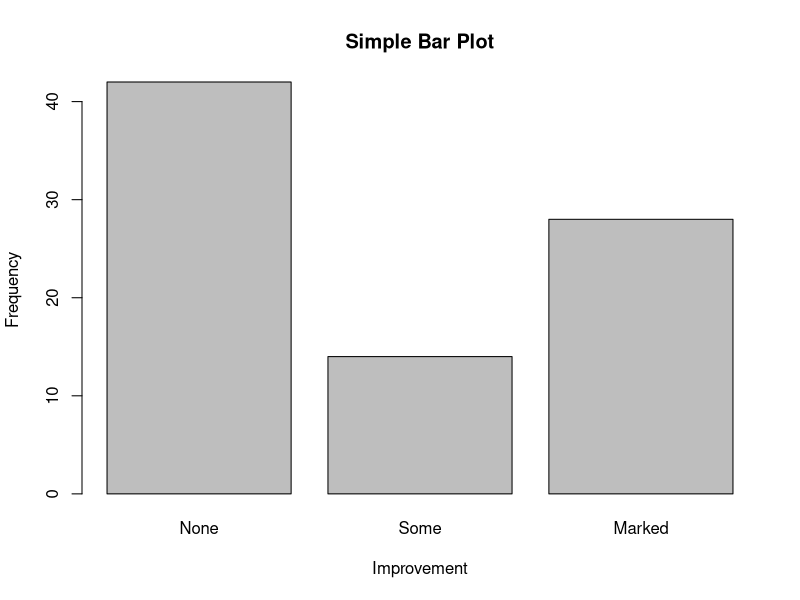
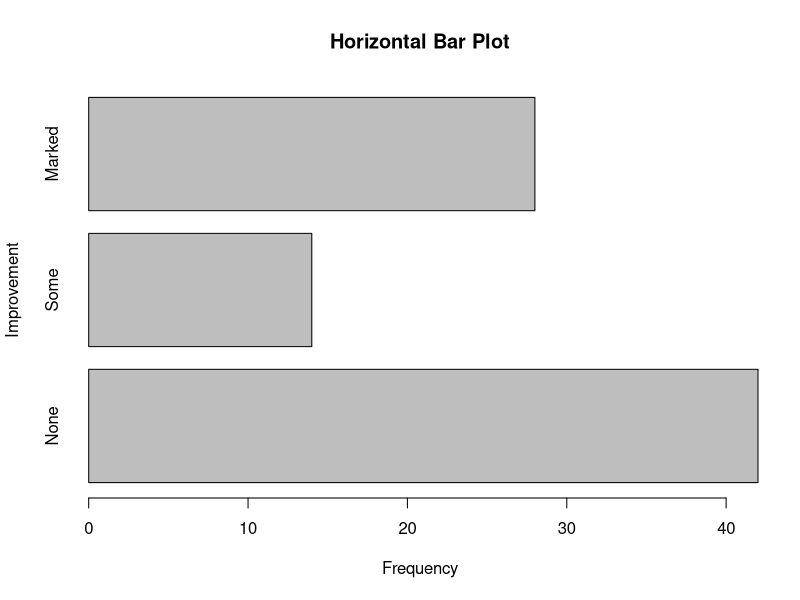
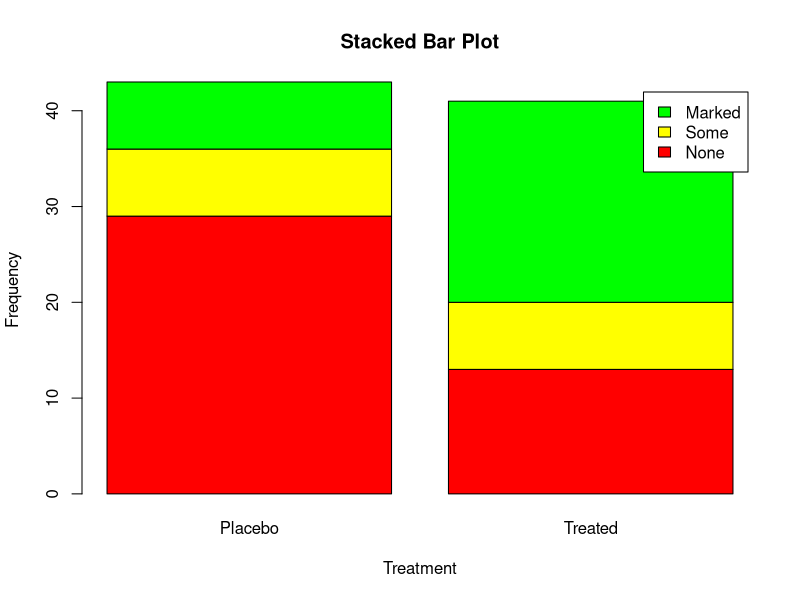
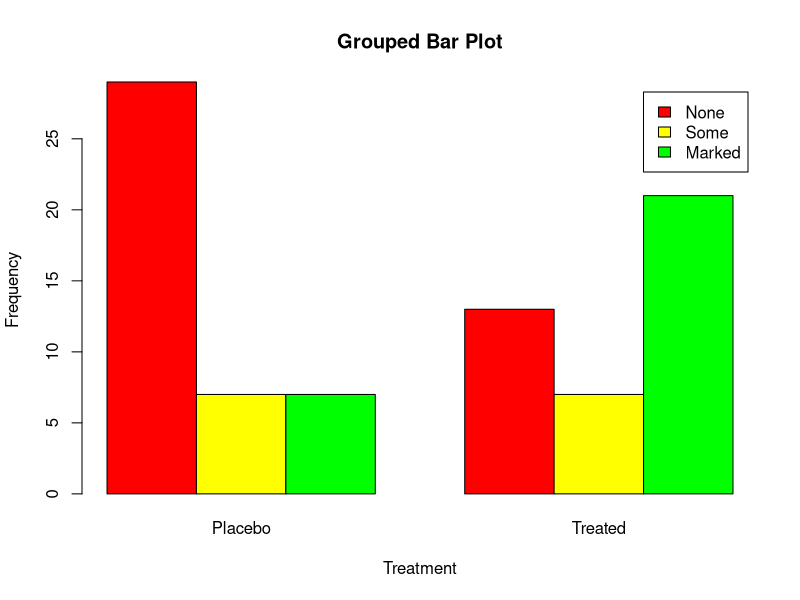
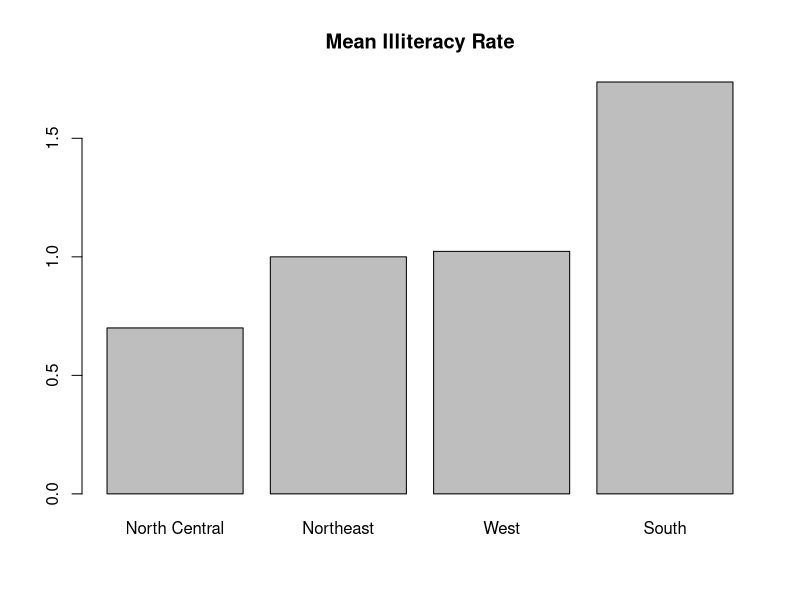
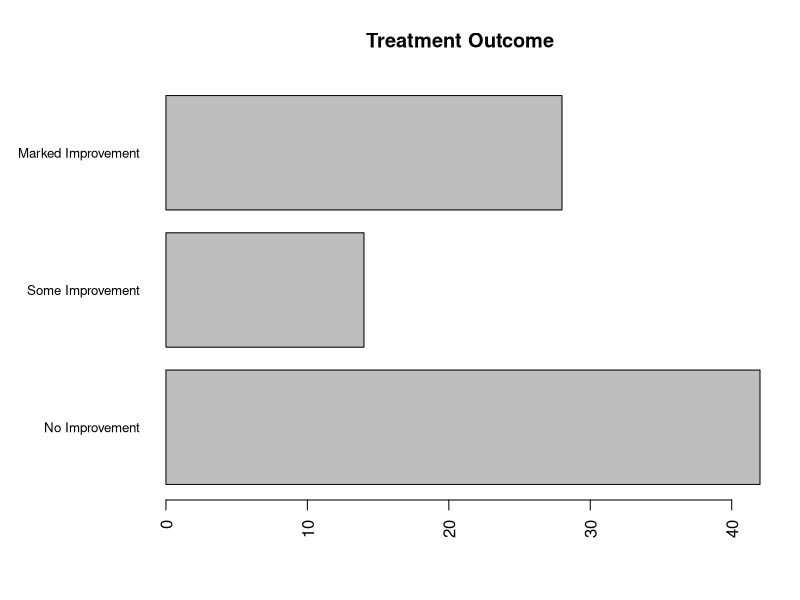
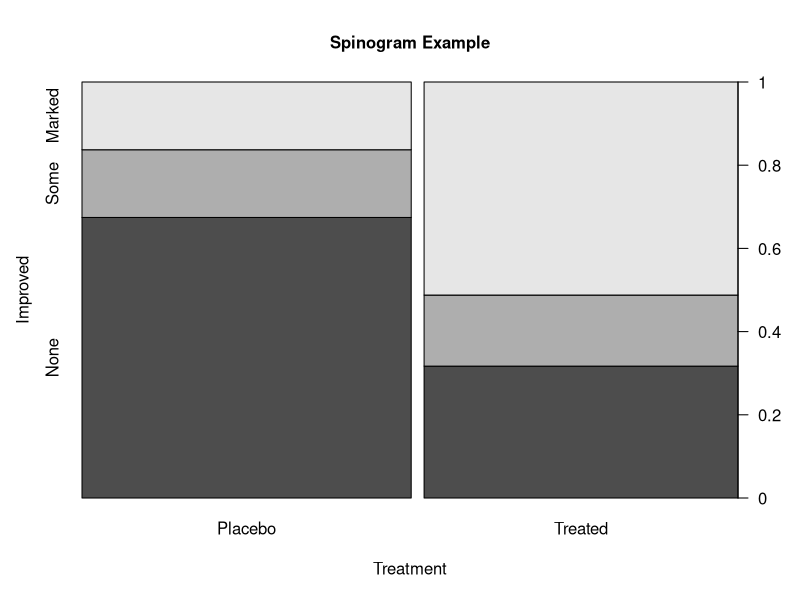
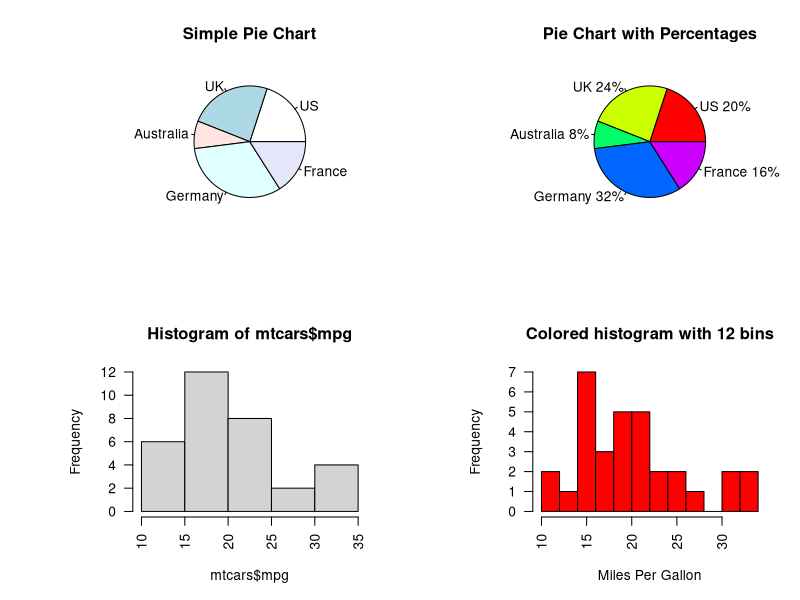

These charts were generated, in order, by the following R code:
# Basic graphs                                                  
# requires packages vcd, plotrix, sm, vioplot to be installed   
# install.packages(c("vcd", "plotrix", "sm", "vioplot")) 
library(vcd)
counts <- table(Arthritis$Improved)
counts

# Simple bar plot
# vertical barplot
barplot(counts, 
        main="Simple Bar Plot",
        xlab="Improvement", ylab="Frequency")
# horizontal bar plot   
barplot(counts, 
        main="Horizontal Bar Plot", 
        xlab="Frequency", ylab="Improvement", 
        horiz=TRUE)

# obtain 2-way frequency table
counts <- table(Arthritis$Improved, Arthritis$Treatment)
counts
# Stacked and grouped bar plots 
# stacked barplot
barplot(counts, 
        main="Stacked Bar Plot",
        xlab="Treatment", ylab="Frequency", 
        col=c("red", "yellow","green"),            
        legend=rownames(counts)) 

# grouped barplot                       
barplot(counts, 
        main="Grouped Bar Plot", 
        xlab="Treatment", ylab="Frequency",
        col=c("red", "yellow", "green"),
        legend=rownames(counts), beside=TRUE)

#Bar plot for sorted mean values
states <- data.frame(state.region, state.x77)
means <- aggregate(states$Illiteracy, by=list(state.region), FUN=mean)
means

means <- means[order(means$x),]  
means

barplot(means$x, names.arg=means$Group.1) 
title("Mean Illiteracy Rate")

# Fitting labels in bar plots
par(las=2)                # set label text perpendicular to the axis
par(mar=c(5,8,4,2))       # increase the y-axis margin
counts <- table(Arthritis$Improved) # get the data for the bars

# produce the graph
barplot(counts, 
        main="Treatment Outcome", horiz=TRUE, cex.names=0.8,
        names.arg=c("No Improvement", "Some Improvement", "Marked Improvement")
        )
# Spinograms
attach(Arthritis)
counts <- table(Treatment,Improved)
spine(counts, main="Spinogram Example")
detach(Arthritis)

#Pie charts
par(mfrow=c(2,2))                             
slices <- c(10, 12,4, 16, 8) 
lbls <- c("US", "UK", "Australia", "Germany", "France")

pie(slices, labels = lbls, 
    main="Simple Pie Chart")

pct <- round(slices/sum(slices)*100)                      
lbls <- paste(lbls, pct) 
lbls <- paste(lbls,"%",sep="")
pie(slices,labels = lbls, col=rainbow(length(lbls)),
    main="Pie Chart with Percentages")

# simple histogram                                                        1
hist(mtcars$mpg)

# colored histogram with specified number of bins        
hist(mtcars$mpg, 
     breaks=12, 
     col="red", 
     xlab="Miles Per Gallon", 
     main="Colored histogram with 12 bins")

# colored histogram with rug plot, frame, and specified number of bins 
hist(mtcars$mpg, 
     freq=FALSE, 
     breaks=12, 
     col="red", 
     xlab="Miles Per Gallon", 
     main="Histogram, rug plot, density curve")  
rug(jitter(mtcars$mpg)) 
lines(density(mtcars$mpg), col="blue", lwd=2)

# histogram with superimposed normal curve 
x <- mtcars$mpg 
h<-hist(x, 
        breaks=12, 
        col="red", 
        xlab="Miles Per Gallon", 
        main="Histogram with normal curve and box") 
xfit<-seq(min(x),max(x),length=40) 
yfit<-dnorm(xfit,mean=mean(x),sd=sd(x)) 
yfit <- yfit*diff(h$mids[1:2])*length(x) 
lines(xfit, yfit, col="blue", lwd=2)
box()

#Violin plots

library(vioplot)
x1 <- mtcars$mpg[mtcars$cyl==4] 
x2 <- mtcars$mpg[mtcars$cyl==6]
x3 <- mtcars$mpg[mtcars$cyl==8]
vioplot(x1, x2, x3, 
        names=c("4 cyl", "6 cyl", "8 cyl"), 
        col="gold")
title("Violin Plots of Miles Per Gallon")


# dot chart
dotchart(mtcars$mpg,labels=row.names(mtcars),cex=.7,
         main="Gas Mileage for Car Models", 
         xlab="Miles Per Gallon")

# Dot plot grouped, sorted, and colored
x <- mtcars[order(mtcars$mpg),]                      
x$cyl <- factor(x$cyl)                                 
x$color[x$cyl==4] <- "red"                              
x$color[x$cyl==6] <- "blue"
x$color[x$cyl==8] <- "darkgreen" 
dotchart(x$mpg,
         labels = row.names(x),                               
         cex=.7, 
         pch=19,                                              
         groups = x$cyl,                                       
         gcolor = "black",
         color = x$color,
         main = "Gas Mileage for Car Models\ngrouped by cylinder",
         xlab = "Miles Per Gallon")
